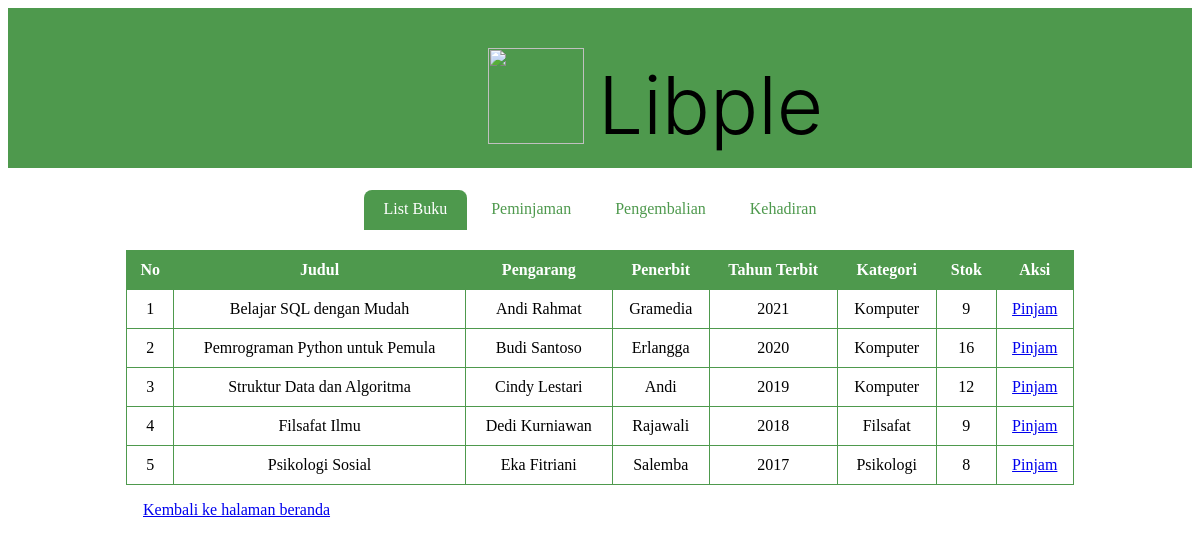
/list_buku.php (signed in), run on the app's committed database.
### tables this page shows
CREATE TABLE `buku` (
  `id_buku` int(11) NOT NULL,
  `judul` varchar(100) NOT NULL,
  `pengarang` varchar(50) NOT NULL,
  `penerbit` varchar(50) NOT NULL,
  `tahun` int(11) NOT NULL,
  `kategori` varchar(20) NOT NULL,
  `stok` int(11) NOT NULL
);

### list_buku.php (the view, shortened to what this page needs)
<?php
$host = "localhost";
$user = "root";
$pass = "";
$db = "perpustakaan";
$conn = mysqli_connect($host, $user, $pass, $db) or die("Koneksi gagal");
$sql = "SELECT * FROM buku";
$result = mysqli_query($conn, $sql) or die("Query gagal");
?>
<html>
<head>
<div class="login-Gmf">
<div class="group-4-omb">
  <div class="title-qTP">
            <img class="uiw-global-NiD" src="./assets/uiw-global-169.png"/>
            <p class="libple-6u7">Libple</p>
        </div>
      </div>
</head>
<body>
<div class="tabs">
    <a href="list_buku.php" class="tab active">List Buku</a>
    <a href="peminjaman.php" class="tab">Peminjaman</a>
    <a href="pengembalian.php" class="tab">Pengembalian</a>
    <a href="kehadiran_petugas.php" class="tab">Kehadiran</a>
  </div>
    <table>
        <thead>
        <tr>
            <th>No</th>
            <th>Judul</th>
            <th>Pengarang</th>
            <th>Penerbit</th>
            <th>Tahun Terbit</th>
            <th>Kategori</th>
            <th>Stok</th>
            <th>Aksi</th>
        </tr>
</thead>
        <?php
        $no = 1;
        while ($row = mysqli_fetch_assoc($result)) {
            echo "<tr>";
            echo "<td>" . $no . "</td>";
            echo "<td>" . $row['judul'] . "</td>";
            echo "<td>" . $row['pengarang'] . "</td>";
            echo "<td>" . $row['penerbit'] . "</td>";
            echo "<td>" . $row['tahun'] . "</td>";
            echo "<td>" . $row['kategori'] . "</td>";
            echo "<td>" . $row['stok'] . "</td>";
            echo "<td><a href='pinjam.php?id_buku=" . $row['id_buku'] . "'>Pinjam</a></td>";
            echo "</tr>";
            $no++;
        }
        ?>
    </table>
    <p><a style="margin-left: 135px;" href="beranda.php">Kembali ke halaman beranda</a></p>
</body>
</html>

### list_buku.php (style rules this page uses)
.tabs { display: flex; justify-content: center; margin: 20px 0; }
.tab { background-color: white; padding: 10px 20px; border: 2px solid white; border-radius: 10px; color: #4e994d; font-weight: 400; text-decoration: none; transition: 0.3s; }
.tab.active { background-color: #4e994d; color: white; border-bottom: none; border-radius: 10px 10px 0 0; }
table { width: 80%; margin: 0 auto; border-collapse: collapse; }
th, td { padding: 10px; border: 1px solid #4e994d; text-align: center; }
th { background-color: #4e994d; color: white; }
.login-Gmf { width: 100%; height: 10rem; overflow: hidden; position: relative; background-color: #ffffff; }
.login-Gmf .group-4-omb .title-qTP { width: 144rem; height: 10rem; position: absolute; left: 0; top: 0; background-color: #4e994d; }
.login-Gmf .group-4-omb .title-qTP .uiw-global-NiD { width: 6rem; height: 6rem; position: absolute; left: 480px; top: 2.5rem; object-fit: contain; vertical-align: top; }
.login-Gmf .group-4-omb .title-qTP .libple-6u7 { width: 10rem; height: 6rem; position: absolute; left: 590px; top: -2rem; font-size: 5rem; font-weight: 300; line-height: 1.2125; font-family: Inter, 'Source Sans Pro'; white-space: nowrap; }

### data on the page
buku: judul "Belajar SQL dengan Mudah", pengarang "Andi Rahmat", penerbit "Gramedia", tahun "2021", kategori "Komputer", stok "9"
buku: judul "Pemrograman Python untuk Pemula", pengarang "Budi Santoso", penerbit "Erlangga", tahun "2020", kategori "Komputer", stok "16"
buku: judul "Struktur Data dan Algoritma", pengarang "Cindy Lestari", penerbit "Andi", tahun "2019", kategori "Komputer", stok "12"
buku: judul "Filsafat Ilmu", pengarang "Dedi Kurniawan", penerbit "Rajawali", tahun "2018", kategori "Filsafat", stok "9"
buku: judul "Psikologi Sosial", pengarang "Eka Fitriani", penerbit "Salemba", tahun "2017", kategori "Psikologi", stok "8"
